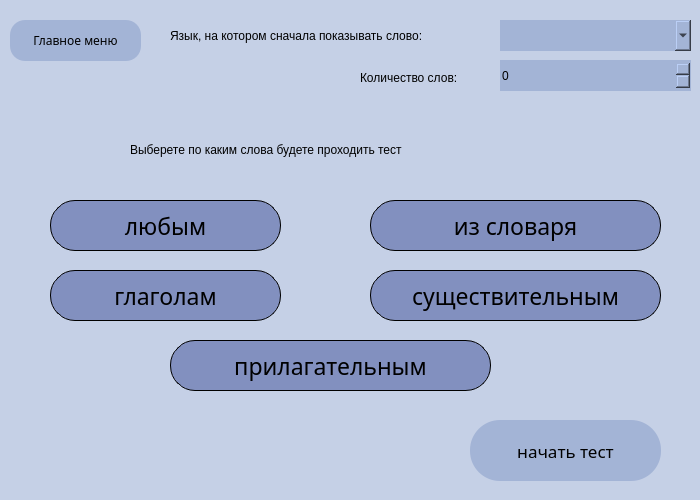
<?xml version="1.0" encoding="UTF-8"?>
<ui version="4.0">
 <class>Form</class>
 <widget class="QWidget" name="Form">
  <property name="geometry">
   <rect>
    <x>0</x>
    <y>0</y>
    <width>700</width>
    <height>500</height>
   </rect>
  </property>
  <property name="windowTitle">
   <string>Form</string>
  </property>
  <property name="styleSheet">
   <string notr="true">background: rgb(197,208,230);</string>
  </property>
  <widget class="QComboBox" name="choose_languages">
   <property name="geometry">
    <rect>
     <x>500</x>
     <y>20</y>
     <width>191</width>
     <height>31</height>
    </rect>
   </property>
   <property name="styleSheet">
    <string notr="true">border-radius: 20;
background-color: #a3b4d6;
font: 13pt &quot;Yu Gothic UI Semilight&quot;;</string>
   </property>
  </widget>
  <widget class="QPushButton" name="but_adjectives">
   <property name="geometry">
    <rect>
     <x>170</x>
     <y>340</y>
     <width>321</width>
     <height>51</height>
    </rect>
   </property>
   <property name="font">
    <font>
     <family>Yu Gothic UI Light</family>
     <pointsize>17</pointsize>
     <weight>3</weight>
     <italic>false</italic>
     <bold>false</bold>
    </font>
   </property>
   <property name="styleSheet">
    <string notr="true">border-radius: 25;
border: 0.5px solid rgb(0, 0, 0);
font: 25 17pt &quot;Yu Gothic UI Light&quot;;
background-color: #8290bf;
</string>
   </property>
   <property name="text">
    <string>прилагательным</string>
   </property>
  </widget>
  <widget class="QPushButton" name="but_nouns">
   <property name="geometry">
    <rect>
     <x>370</x>
     <y>270</y>
     <width>291</width>
     <height>51</height>
    </rect>
   </property>
   <property name="font">
    <font>
     <family>Yu Gothic UI Light</family>
     <pointsize>17</pointsize>
     <weight>3</weight>
     <italic>false</italic>
     <bold>false</bold>
    </font>
   </property>
   <property name="styleSheet">
    <string notr="true">border-radius: 25;
border: 0.5px solid rgb(0, 0, 0);
font: 25 17pt &quot;Yu Gothic UI Light&quot;;
background-color: #8290bf;
</string>
   </property>
   <property name="text">
    <string>существительным</string>
   </property>
  </widget>
  <widget class="QPushButton" name="but_verbs">
   <property name="geometry">
    <rect>
     <x>50</x>
     <y>270</y>
     <width>231</width>
     <height>51</height>
    </rect>
   </property>
   <property name="font">
    <font>
     <family>Yu Gothic UI Light</family>
     <pointsize>17</pointsize>
     <weight>3</weight>
     <italic>false</italic>
     <bold>false</bold>
    </font>
   </property>
   <property name="styleSheet">
    <string notr="true">border-radius: 25;
border: 0.5px solid rgb(0, 0, 0);
font: 25 17pt &quot;Yu Gothic UI Light&quot;;
background-color: #8290bf;
</string>
   </property>
   <property name="text">
    <string>глаголам</string>
   </property>
  </widget>
  <widget class="QPushButton" name="but_all">
   <property name="geometry">
    <rect>
     <x>50</x>
     <y>200</y>
     <width>231</width>
     <height>51</height>
    </rect>
   </property>
   <property name="font">
    <font>
     <family>Yu Gothic UI Light</family>
     <pointsize>17</pointsize>
     <weight>3</weight>
     <italic>false</italic>
     <bold>false</bold>
    </font>
   </property>
   <property name="styleSheet">
    <string notr="true">border-radius: 25;
border: 0.5px solid rgb(0, 0, 0);
font: 25 17pt &quot;Yu Gothic UI Light&quot;;
background-color: #8290bf;
</string>
   </property>
   <property name="text">
    <string>любым</string>
   </property>
  </widget>
  <widget class="QLabel" name="label">
   <property name="geometry">
    <rect>
     <x>130</x>
     <y>120</y>
     <width>461</width>
     <height>61</height>
    </rect>
   </property>
   <property name="styleSheet">
    <string notr="true">font: 12pt &quot;Yu Gothic UI Semilight&quot;;
</string>
   </property>
   <property name="text">
    <string>&lt;html&gt;&lt;head/&gt;&lt;body&gt;&lt;p&gt;Выберете по каким слова будете проходить тест&lt;/p&gt;&lt;/body&gt;&lt;/html&gt;</string>
   </property>
  </widget>
  <widget class="QPushButton" name="but_of_dict">
   <property name="geometry">
    <rect>
     <x>370</x>
     <y>200</y>
     <width>291</width>
     <height>51</height>
    </rect>
   </property>
   <property name="font">
    <font>
     <family>Yu Gothic UI Light</family>
     <pointsize>17</pointsize>
     <weight>3</weight>
     <italic>false</italic>
     <bold>false</bold>
    </font>
   </property>
   <property name="styleSheet">
    <string notr="true">border-radius: 25;
font: 25 17pt &quot;Yu Gothic UI Light&quot;;
border: 0.5px solid rgb(0, 0, 0);
background-color: #8290bf;
</string>
   </property>
   <property name="text">
    <string>из словаря</string>
   </property>
   <property name="autoRepeatDelay">
    <number>300</number>
   </property>
  </widget>
  <widget class="QPushButton" name="but_start_test">
   <property name="geometry">
    <rect>
     <x>470</x>
     <y>420</y>
     <width>191</width>
     <height>61</height>
    </rect>
   </property>
   <property name="font">
    <font>
     <family>Yu Gothic UI Semilight</family>
     <pointsize>13</pointsize>
     <weight>50</weight>
     <italic>false</italic>
     <bold>false</bold>
    </font>
   </property>
   <property name="styleSheet">
    <string notr="true">border-radius: 30;
font: 13pt &quot;Yu Gothic UI Semilight&quot;;
background-color: #a3b4d6;</string>
   </property>
   <property name="text">
    <string>начать тест</string>
   </property>
  </widget>
  <widget class="QLabel" name="label_2">
   <property name="geometry">
    <rect>
     <x>170</x>
     <y>10</y>
     <width>311</width>
     <height>51</height>
    </rect>
   </property>
   <property name="styleSheet">
    <string notr="true">font: 9pt &quot;Yu Gothic UI Semilight&quot;;</string>
   </property>
   <property name="text">
    <string>Язык, на котором сначала показывать слово:</string>
   </property>
  </widget>
  <widget class="QLabel" name="label_3">
   <property name="geometry">
    <rect>
     <x>360</x>
     <y>70</y>
     <width>121</width>
     <height>16</height>
    </rect>
   </property>
   <property name="styleSheet">
    <string notr="true">font: 9pt &quot;Yu Gothic UI Semilight&quot;;</string>
   </property>
   <property name="text">
    <string>Количество слов:</string>
   </property>
  </widget>
  <widget class="QSpinBox" name="quantity_words">
   <property name="geometry">
    <rect>
     <x>500</x>
     <y>60</y>
     <width>191</width>
     <height>31</height>
    </rect>
   </property>
   <property name="styleSheet">
    <string notr="true">border-radius: 20;
background-color: #a3b4d6;
font: 13pt &quot;Yu Gothic UI Semilight&quot;;</string>
   </property>
  </widget>
  <widget class="QPushButton" name="but_to_menu">
   <property name="geometry">
    <rect>
     <x>10</x>
     <y>20</y>
     <width>131</width>
     <height>41</height>
    </rect>
   </property>
   <property name="font">
    <font>
     <family>Yu Gothic UI Semilight</family>
     <pointsize>9</pointsize>
     <weight>50</weight>
     <italic>false</italic>
     <bold>false</bold>
    </font>
   </property>
   <property name="styleSheet">
    <string notr="true">border-radius:15;
background-color: #a3b4d6;
font: 9pt &quot;Yu Gothic UI Semilight&quot;;
</string>
   </property>
   <property name="text">
    <string>Главное меню</string>
   </property>
  </widget>
 </widget>
 <resources/>
 <connections/>
</ui>
